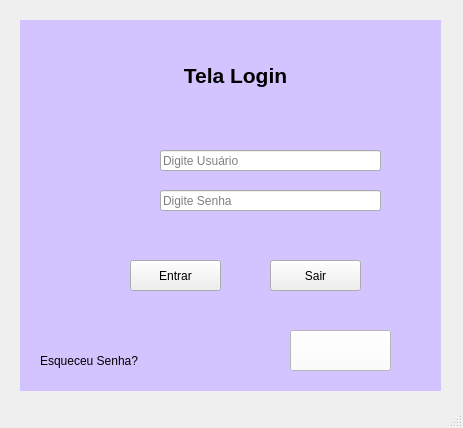
<?xml version="1.0" encoding="UTF-8"?>
<ui version="4.0">
 <class>MainWindow</class>
 <widget class="QMainWindow" name="MainWindow">
  <property name="geometry">
   <rect>
    <x>0</x>
    <y>0</y>
    <width>463</width>
    <height>428</height>
   </rect>
  </property>
  <property name="windowTitle">
   <string>MainWindow</string>
  </property>
  <widget class="QWidget" name="centralwidget">
   <widget class="QLabel" name="papeldeparede">
    <property name="geometry">
     <rect>
      <x>20</x>
      <y>20</y>
      <width>421</width>
      <height>371</height>
     </rect>
    </property>
    <property name="styleSheet">
     <string notr="true">background-color: rgb(211, 196, 255);</string>
    </property>
    <property name="text">
     <string/>
    </property>
   </widget>
   <widget class="QLabel" name="iconsenha">
    <property name="geometry">
     <rect>
      <x>110</x>
      <y>190</y>
      <width>47</width>
      <height>31</height>
     </rect>
    </property>
    <property name="styleSheet">
     <string notr="true">image: url(:/imgs/006-cadeado.png);</string>
    </property>
    <property name="text">
     <string/>
    </property>
   </widget>
   <widget class="QLabel" name="iconuser">
    <property name="geometry">
     <rect>
      <x>110</x>
      <y>140</y>
      <width>51</width>
      <height>31</height>
     </rect>
    </property>
    <property name="styleSheet">
     <string notr="true">image: url(:/imgs/001-do-utilizador.png);</string>
    </property>
    <property name="text">
     <string/>
    </property>
   </widget>
   <widget class="QLabel" name="esqueceusenha">
    <property name="geometry">
     <rect>
      <x>40</x>
      <y>350</y>
      <width>101</width>
      <height>21</height>
     </rect>
    </property>
    <property name="text">
     <string>Esqueceu Senha?</string>
    </property>
   </widget>
   <widget class="QPushButton" name="btnEntrar">
    <property name="geometry">
     <rect>
      <x>130</x>
      <y>260</y>
      <width>91</width>
      <height>31</height>
     </rect>
    </property>
    <property name="toolTip">
     <string>&lt;html&gt;&lt;head/&gt;&lt;body&gt;&lt;p&gt;&lt;span style=&quot; font-size:10pt; font-weight:600;&quot;&gt;Entrar no Sistema&lt;/span&gt;&lt;/p&gt;&lt;/body&gt;&lt;/html&gt;</string>
    </property>
    <property name="text">
     <string>Entrar</string>
    </property>
   </widget>
   <widget class="QLabel" name="titulo">
    <property name="geometry">
     <rect>
      <x>130</x>
      <y>40</y>
      <width>211</width>
      <height>71</height>
     </rect>
    </property>
    <property name="text">
     <string>&lt;html&gt;&lt;head/&gt;&lt;body&gt;&lt;p align=&quot;center&quot;&gt;&lt;span style=&quot; font-size:16pt; font-weight:600;&quot;&gt;Tela Login&lt;/span&gt;&lt;/p&gt;&lt;/body&gt;&lt;/html&gt;</string>
    </property>
   </widget>
   <widget class="QLineEdit" name="leSenha">
    <property name="geometry">
     <rect>
      <x>160</x>
      <y>190</y>
      <width>221</width>
      <height>21</height>
     </rect>
    </property>
    <property name="toolTip">
     <string>&lt;html&gt;&lt;head/&gt;&lt;body&gt;&lt;p&gt;Digite senha&lt;/p&gt;&lt;/body&gt;&lt;/html&gt;</string>
    </property>
    <property name="echoMode">
     <enum>QLineEdit::Password</enum>
    </property>
    <property name="placeholderText">
     <string>Digite Senha</string>
    </property>
   </widget>
   <widget class="QLineEdit" name="leUsuario">
    <property name="geometry">
     <rect>
      <x>160</x>
      <y>150</y>
      <width>221</width>
      <height>21</height>
     </rect>
    </property>
    <property name="toolTip">
     <string>&lt;html&gt;&lt;head/&gt;&lt;body&gt;&lt;p&gt;Digite login&lt;/p&gt;&lt;/body&gt;&lt;/html&gt;</string>
    </property>
    <property name="whatsThis">
     <string>&lt;html&gt;&lt;head/&gt;&lt;body&gt;&lt;p&gt;Digite login&lt;/p&gt;&lt;/body&gt;&lt;/html&gt;</string>
    </property>
    <property name="inputMask">
     <string/>
    </property>
    <property name="text">
     <string/>
    </property>
    <property name="placeholderText">
     <string>Digite Usuário</string>
    </property>
   </widget>
   <widget class="QPushButton" name="btnSair">
    <property name="geometry">
     <rect>
      <x>270</x>
      <y>260</y>
      <width>91</width>
      <height>31</height>
     </rect>
    </property>
    <property name="toolTip">
     <string>&lt;html&gt;&lt;head/&gt;&lt;body&gt;&lt;p&gt;&lt;span style=&quot; font-size:10pt; font-weight:600;&quot;&gt;Fechar&lt;/span&gt;&lt;/p&gt;&lt;/body&gt;&lt;/html&gt;</string>
    </property>
    <property name="text">
     <string>Sair</string>
    </property>
   </widget>
   <widget class="QPushButton" name="btnCadastrar">
    <property name="geometry">
     <rect>
      <x>290</x>
      <y>330</y>
      <width>101</width>
      <height>41</height>
     </rect>
    </property>
    <property name="toolTip">
     <string>&lt;html&gt;&lt;head/&gt;&lt;body&gt;&lt;p&gt;Cadastrar Usuário&lt;/p&gt;&lt;/body&gt;&lt;/html&gt;</string>
    </property>
    <property name="styleSheet">
     <string notr="true">background-color: rgb(255, 255, 255);
image: url(:/imgs/003-adicionar-usuario.png);</string>
    </property>
    <property name="text">
     <string/>
    </property>
   </widget>
   <widget class="QLabel" name="errou">
    <property name="geometry">
     <rect>
      <x>150</x>
      <y>220</y>
      <width>221</width>
      <height>31</height>
     </rect>
    </property>
    <property name="text">
     <string/>
    </property>
   </widget>
  </widget>
  <widget class="QMenuBar" name="menubar">
   <property name="geometry">
    <rect>
     <x>0</x>
     <y>0</y>
     <width>463</width>
     <height>21</height>
    </rect>
   </property>
  </widget>
  <widget class="QStatusBar" name="statusbar"/>
  <action name="actionNew">
   <property name="text">
    <string>New</string>
   </property>
  </action>
  <action name="actionClose">
   <property name="text">
    <string>Close</string>
   </property>
  </action>
  <action name="actionCliente">
   <property name="text">
    <string>Cliente</string>
   </property>
  </action>
  <action name="actionSistema">
   <property name="text">
    <string>Sistema</string>
   </property>
  </action>
  <action name="actionVAmos">
   <property name="text">
    <string>VAmos</string>
   </property>
  </action>
  <action name="actionLe">
   <property name="text">
    <string>Le</string>
   </property>
  </action>
  <action name="actionSD">
   <property name="text">
    <string>SD</string>
   </property>
  </action>
  <action name="actionSJDKJWI">
   <property name="text">
    <string>SJDKJWI</string>
   </property>
  </action>
 </widget>
 <resources>
  <include location="../icons/login.qrc"/>
 </resources>
 <connections/>
</ui>
